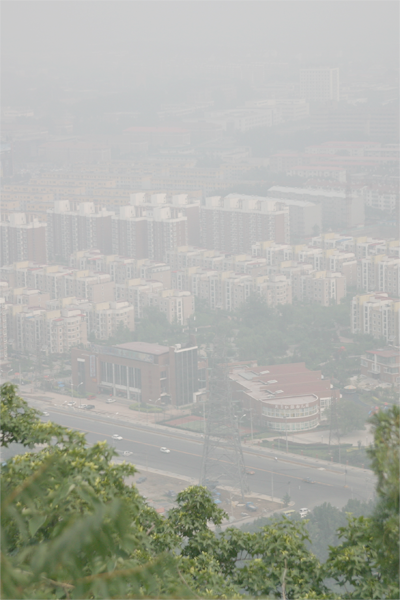
//> input picture inputs/cityscape_input.png, 400 x 600 px
$ ./main   (built with g++ and OpenCV 4)
//> lines starting //> are read from the running program, lines starting //| are printed output that depends on the picture; after the words box and inside, x2 and y2 are one past the last pixel; in counts of white or black regions, pixels touching at a corner belong together
//> further down, image is the input picture: 600 rows x 400 cols, CV_8UC3; mean B, G, R 167.6, 175.6, 173.5
#include <iostream>
#include <opencv2/opencv.hpp>


void imageToDouble(cv::Mat inputImage, cv::Mat& outputImage) {
    double indexMax;
    inputImage.convertTo(outputImage, CV_32FC3, 1.0 / 255.0);

}


void colorChannelCompensation3C(cv::Mat &input, cv::Mat &doubleImage, cv::Mat &resultImage) {

    cv::Mat labChannelImage;
    cv::Mat grayscaleImage;
    cv::Mat mergedLAB;
    cv::Mat firstFilter;
    cv::Mat secondFilter;

	cv::cvtColor(input, grayscaleImage, cv::COLOR_BGR2GRAY);

	for(int r=0; r<input.rows; r++) {
		for(int c=0; c<input.cols; c++) {

			if(grayscaleImage.at<uchar>(r,c)<=216 ) {
				grayscaleImage.at<uchar>(r,c) = 1;
			}
			if(grayscaleImage.at<uchar>(r,c)>216 ) {
				grayscaleImage.at<uchar>(r,c) = 0;
			}
		}
 	}
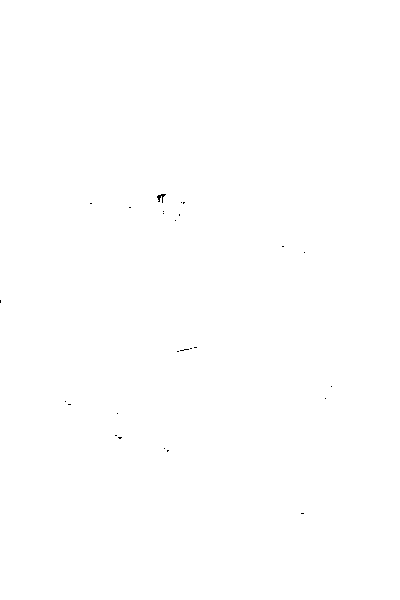
//> grayscaleImage: 600 rows x 400 cols, CV_8UC1; values 0 (black) and 1 (white), 100% white; black in thin lines or dots, all inside (x1, y1, x2, y2) = (0, 194, 332, 514)

	grayscaleImage.convertTo(grayscaleImage, CV_32FC3);
	cv::GaussianBlur(grayscaleImage, grayscaleImage, cv::Size(5,5), 5, 5);
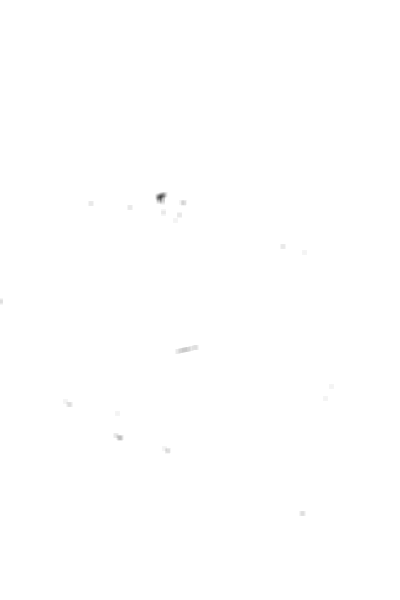
//> grayscaleImage: 600 rows x 400 cols, CV_32FC1; min 0.247, max 1, mean 1

    cv::cvtColor(doubleImage, labChannelImage, cv::COLOR_BGR2Lab);
//> labChannelImage: 600 rows x 400 cols, CV_32FC3; mean of channels 0, 1, 2 71, -2.3, 4.1

	std::vector<cv::Mat> channelsLAB;
	cv::split(labChannelImage, channelsLAB);
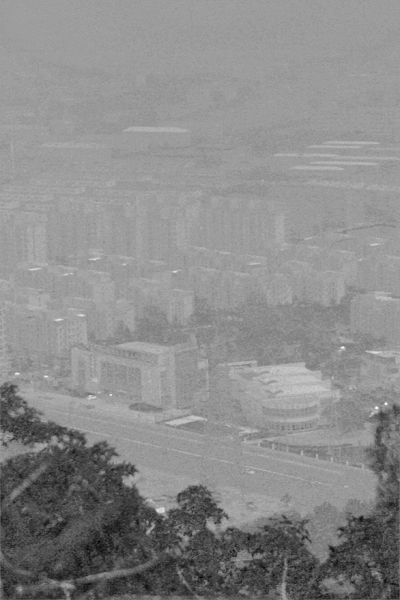
//> channelsLAB[1]: 600 rows x 400 cols, CV_32FC1; min -20.8, max 13.03, mean -2.27; drawn with min black and max white
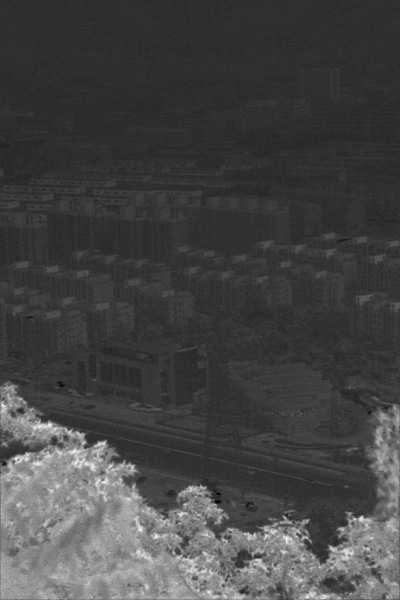
//> channelsLAB[2]: 600 rows x 400 cols, CV_32FC1; min -9.64, max 41.31, mean 4.1; drawn with min black and max white

	cv::GaussianBlur(channelsLAB[1],firstFilter,cv::Size(101,101), 101, 101);
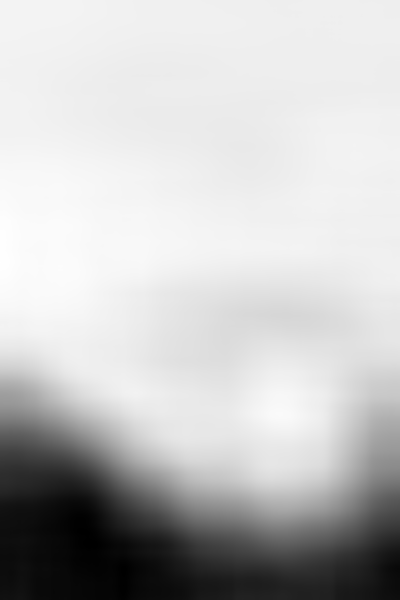
//> firstFilter: 600 rows x 400 cols, CV_32FC1; min -11.65, max 0.614, mean -2.28; drawn with min black and max white
	cv::GaussianBlur(channelsLAB[2],secondFilter,cv::Size(101,101), 101, 101);
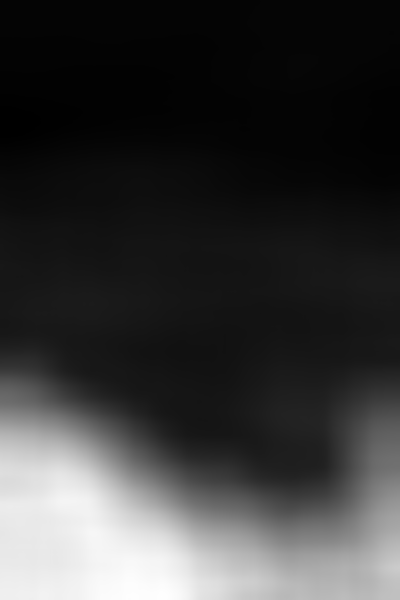
//> secondFilter: 600 rows x 400 cols, CV_32FC1; min -0.643, max 20.53, mean 4.1; drawn with min black and max white

	channelsLAB[1] = channelsLAB[1]- 1* firstFilter.mul(grayscaleImage);
	channelsLAB[2] = channelsLAB[2]- 1* secondFilter.mul(grayscaleImage);
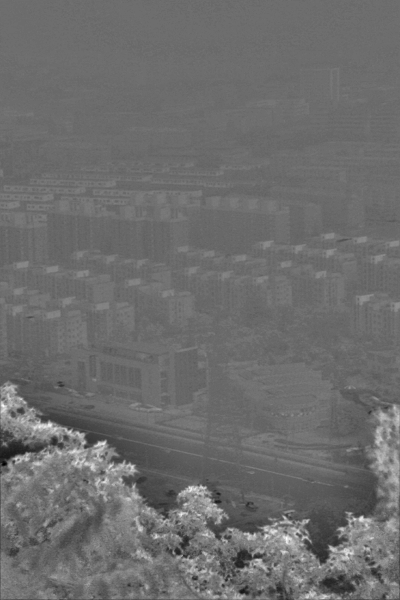
//> channelsLAB[2]: 600 rows x 400 cols, CV_32FC1; min -22.27, max 29.74, mean 0; drawn with min black and max white

	std::vector<cv::Mat> channelsToMerge;
	channelsToMerge.push_back(channelsLAB[0]);
	channelsToMerge.push_back(channelsLAB[1]);
	channelsToMerge.push_back(channelsLAB[2]);

	cv::merge(channelsToMerge,mergedLAB);
//> mergedLAB: 600 rows x 400 cols, CV_32FC3; mean of channels 0, 1, 2 71, 0, 0
	cv::cvtColor(mergedLAB, resultImage, cv::COLOR_Lab2BGR);

}


int main(){

    cv::Mat image, doubleImage, resultImage;
    image = cv::imread("../inputs/cityscape_input.png");
    imageToDouble(image, doubleImage);

    colorChannelCompensation3C(image,doubleImage,resultImage);

    cv::imwrite("../results/resultCpp.png", resultImage*255);
    cv::imshow("Image",resultImage);
    cv::waitKey(0);
}
